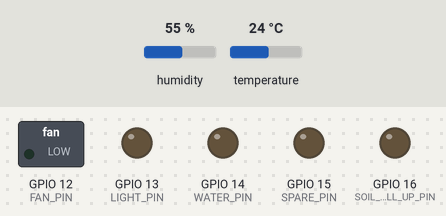
Bench run of a sketch on a simulated ESP8266 (Wemos D1 mini). Parts: switched loads named in the sketch (green lamp = pin HIGH), output pins drawn as LEDs (lit = HIGH). The inputs (shaded band) are chosen by the test bench; at power-on: humidity 55 %, temperature 24 °C. WiFi joins after 1.5 s; servers stay silent unless stated.

Above: at 0.1 s.
At 2.9 s:
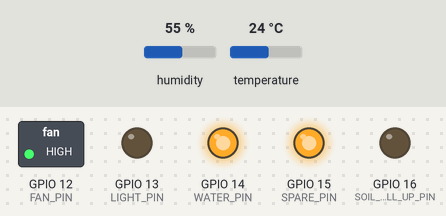
At 122.9 s:
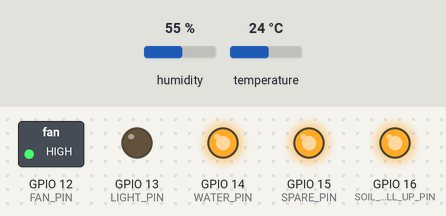
Timing chart, 0 to 124.4 s (numbered marks = the images above):
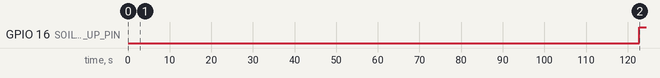

The sketch:

WeGrow.ino
```cpp
//*************************************************************
#include <ESP8266WiFi.h>
#include <SPI.h>
#include <DHT.h>
#include <BlynkSimpleEsp8266.h>
#include <math.h>

/*
#define LED_BUILTIN 2
static const uint8_t D0   = 16;
static const uint8_t D1   = 5;
static const uint8_t D2   = 4;
static const uint8_t D3   = 0;
static const uint8_t D4   = 2;
static const uint8_t D5   = 14;
static const uint8_t D6   = 12;
static const uint8_t D7   = 13;
static const uint8_t D8   = 15;
static const uint8_t RX   = 3;
static const uint8_t TX   = 1;
 */


// ---------- WEMOS D1 MINI PINS ----------
// A0 ->  moisture sensor -> analog read
// D0 GPIO16 ->  digital write   ->  pull up for moisture sensor
// D1 GPIO5  ->  I2C             ->  DHT sensor
// D2 GPIO4  ->
// D3 GPIO0  ->
// D4 GPIO2  ->
// D5 GPIO14 ->  digital write   ->  Relais 4 -> Watering
// D6 GPIO12 ->  digital write   ->  Relais 3  -> Fan
// D7 GPIO13 ->  digital write   ->  Relais 2  -> Lights
// D8 GPIO15 ->  digital write   ->  Relais 1  ->

// -------------- VIRTUAL IO ---------
#define LIGHT_LED_PIN    V1
#define FAN_LED_PIN      V2
#define AIR_TEMP_VPIN    V4
#define AIR_HUM_PIN      V5
#define SOIL_PIN         V6
#define FAN_PIN          12
#define LIGHT_PIN        13
#define WATER_PIN        14
#define SPARE_PIN        15
#define SOIL_PULL_UP_PIN 16

WidgetLED light(LIGHT_LED_PIN);
WidgetLED fan(FAN_LED_PIN);
boolean isFirstConnect = true;
int FAN_PIN_STATE;
int LIGHT_PIN_STATE;

#define DHTPIN 5         // What digital pin we're connected to

// Uncomment whatever type you're using!
//#define DHTTYPE DHT11     // DHT 11
//#define DHTTYPE DHT22   // DHT 22, AM2302, AM2321
#define DHTTYPE DHT21   // DHT 21, AM2301

DHT dht(DHTPIN, DHTTYPE);
BlynkTimer timer;

// Set Blynk auth token here
char auth[] = "-set-token-here";

// Your WiFi credentials. Set password to "" for open networks.
char ssid[] = "IOT";
char pass[] = "GetITNow";

// ************************************ CUSTOM FUNCTIONS ********************************

BLYNK_CONNECTED() {
 // if (isFirstConnect) {
    delay(1000);
    Blynk.syncAll();
    Blynk.notify("DEVICE STARTING !!!");
    isFirstConnect = false;
//  }
}

void sendAirSensor()
{
  float h = round(dht.readHumidity());
  float t = round(dht.readTemperature()); // or dht.readTemperature(true) for Fahrenheit
  if (isnan(h) || isnan(t) || t > 80  || t < 2 || h > 99 || h < 2) {
    Blynk.notify("Failed to read from DHT sensor!");
    return;
  }
  Blynk.virtualWrite(AIR_HUM_PIN, h);
  Blynk.virtualWrite(AIR_TEMP_VPIN, t);
}

void sendSoilSensor()
{
  // DO NOT FORGET to add a pull up for soil testing to avoid electrolytic reactions between electrodes
  digitalWrite(SOIL_PULL_UP_PIN, HIGH);
  delay(150);
  int s = analogRead(A0) / 10;
  if (isnan(s)) {
    Blynk.notify("Failed to read from Analog sensor!");
    return;
  }
  Blynk.virtualWrite(SOIL_PIN, s);
}

void updateStatusLed(){
  if (digitalRead(FAN_PIN) == LOW) {  // FAN IS ON - PIN STATE HIGH
   if (FAN_PIN_STATE != LOW) {
     FAN_PIN_STATE = LOW;
     fan.on();
    }
  }else{ // FAN IS OFF - PIN STATE HIGH
   if (FAN_PIN_STATE != HIGH) {
     FAN_PIN_STATE = HIGH;
     fan.off();
    }
  }

 if (digitalRead(LIGHT_PIN) == LOW) {  // LIGHT IS ON - PIN STATE HIGH
   if (LIGHT_PIN_STATE != LOW) {
     LIGHT_PIN_STATE = LOW;
     light.on();
    }
  }else{ // LIGHT IS OFF - PIN STATE HIGH
   if (LIGHT_PIN_STATE != HIGH) {
     LIGHT_PIN_STATE = HIGH;
     light.off();
    }
  }
}


// ************************************ MAIN FUNCTIONS ********************************

void setup()
{
  Blynk.begin(auth, ssid, pass);
  // You can also specify server:
  //Blynk.begin(auth, ssid, pass, "blynk-cloud.com", 80);
  //Blynk.begin(auth, ssid, pass, IPAddress(192,168,1,100), 8080);

  // pull up all used IOs to prevent undefined state on relais
  pinMode(SOIL_PULL_UP_PIN, OUTPUT);
  pinMode(FAN_PIN, OUTPUT);
  pinMode(WATER_PIN, OUTPUT);
  pinMode(LIGHT_PIN, OUTPUT);
  pinMode(SPARE_PIN, OUTPUT);
  digitalWrite(FAN_PIN, HIGH);
  digitalWrite(WATER_PIN, HIGH);
  digitalWrite(LIGHT_PIN, LOW);
  digitalWrite(SPARE_PIN, HIGH);

  dht.begin(); // initialize dht one wire bus

  timer.setInterval( 60000L, sendAirSensor);    // push dht sensor data to web
  timer.setInterval( 120000L, sendSoilSensor);  // push soil hum data to web
  timer.setInterval(  1000L, updateStatusLed);  // align blink widgets to physical state
}

void loop()
{
  Blynk.run();
  timer.run();
}
```

Measured:
- by itself, GPIO 16 (SOIL_PULL_UP_PIN): LOW → HIGH at 123 s
